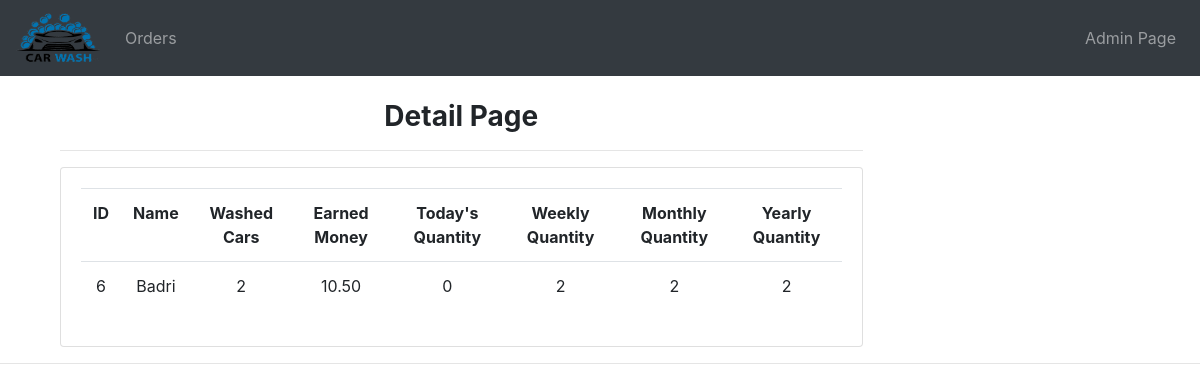
Page /washers/6/ on the committed database.
### car_wash/models.py (models this page shows, shortened)
class CarWasher(models.Model):
    name = models.CharField(max_length=200)

### car_wash/views.py (the view)
# urls.py: path('washers/<int:pk>/', washer_detail, name='washer-detail'),
def washer_detail(request, pk: int):
    washer_by_id = CarWasher.objects.get(pk=pk)
    filter_by_washer_name = Order.objects.filter(washer__name=washer_by_id.name)
    earned_money = 0
    for i in filter_by_washer_name:
        earned_money += i.order_price
    orders = washer_by_id.orders.all()
    today = datetime.today()
    context = {
        'washer_by_id': washer_by_id,
        'earned_money': earned_money,
        'today': orders.filter(created_date__range=[date(1), today]).count(),
        'weekly': orders.filter(created_date__range=[date(7), today]).count(),
        'monthly': orders.filter(created_date__range=[date(30), today]).count(),
        'yearly': orders.filter(created_date__range=[date(365), today]).count()
    }
    return render(request, 'washer_details.html', context)

### car_wash/get_date.py (called while the page is built)
def date(days):
    return datetime.now() - timedelta(days=days)

### car_wash/templates/washer_details.html (shortened to what this page needs)
{% extends 'base.html' %}
{% block body %}
    <br>
<div class="col-md-9">
		<h3><strong>Detail Page</strong></h3>
		<hr>
		<div class="card card-body">
            <table class="table">
				<tr>
                    <th>ID</th>
                    <th>Name</th>
                    <th>Washed Cars</th>
                    <th>Earned Money</th>
                    <th>Today's Quantity</th>
                    <th>Weekly Quantity</th>
                    <th>Monthly Quantity</th>
                    <th>Yearly Quantity</th>
				</tr>
                <tr>
                    <td>{{ washer_by_id.id }}</td>
					<td>{{ washer_by_id.name }}</td>
                    <td>{{ washer_by_id.orders.count }}</td>
                    <td>{{ earned_money}}</td>
                    <td>{{ today }}</td>
                    <td>{{ weekly }}</td>
                    <td>{{ monthly }}</td>
                    <td>{{ yearly }}</td>
                </tr>
			</table>
		</div>
	</div>
{% endblock body %}

### static/css/main.css (style rules this page uses)
div { text-align: center; }

### rows in the picture
CarWasher: id "6", name "Badri", orders.count "2"

### other values in the picture
{{ earned_money }} "10.50"
{{ today }} "0"
{{ weekly }} "2"
{{ monthly }} "2"
{{ yearly }} "2"
